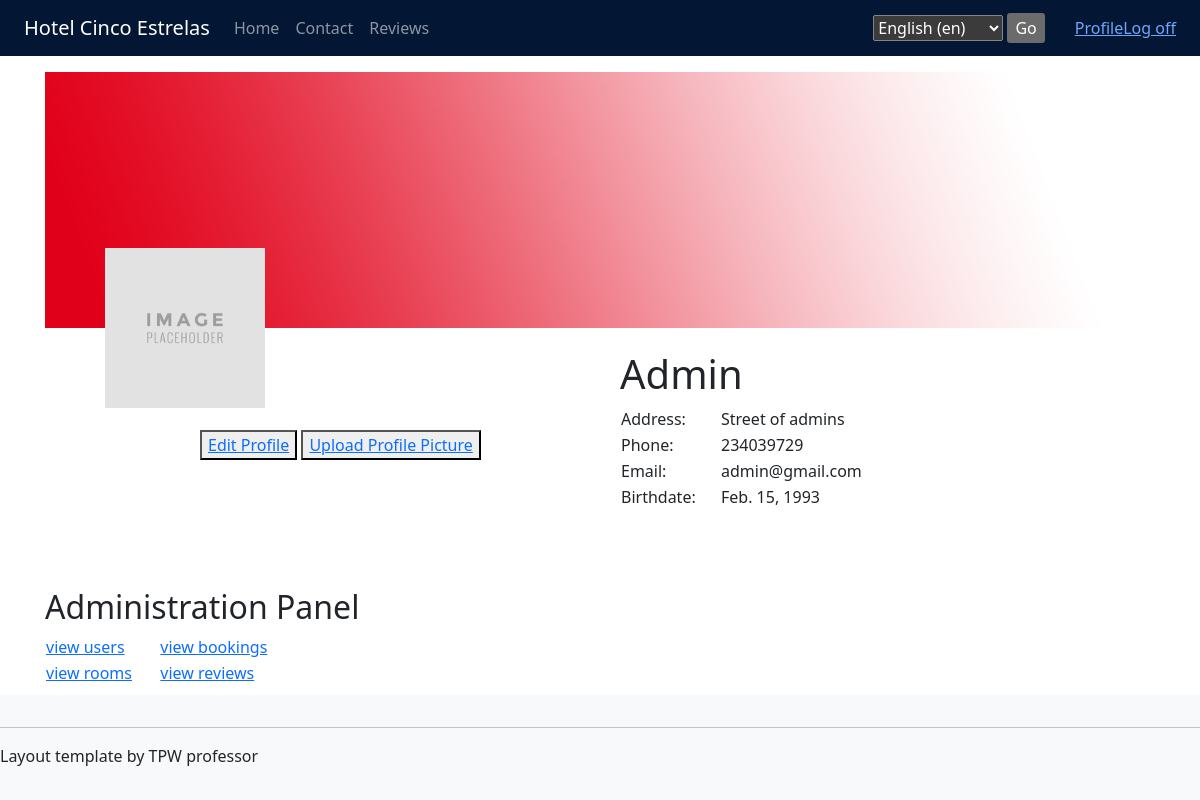
/profile/ (signed in), run on the app's committed database.
### app/models.py (models this page shows, shortened)
class User(models.Model):
    name = models.CharField(max_length=100)
    email = models.EmailField(max_length=100, unique=True)
    password = models.CharField(max_length=20)
    phone = models.CharField(max_length=9)
    address = models.CharField(max_length=100)
    birthdate = models.DateField()
    rooms = models.ManyToManyField('Room', through='Booking')
    image = models.ImageField(upload_to='images/', null=True, blank=True, default=None)
    objects = UserManager()

### app/views.py (the view)
# urls.py: path('profile/', views.profile, name='profile'),
@login_required()
def profile(request):
    user = User.objects.get(id=request.user.id)
    bookings = Booking.objects.filter(user_id=user.id)
    params = {
        'name': user.name,
        'email': user.email,
        'password': user.password,
        'image': user.image,
        'phone': user.phone,
        'address': user.address,
        'birthdate': user.birthdate,
        'bookings': bookings,
    }
    return render(request, 'profile.html', params)

### app/templates/profile.html (shortened to what this page needs)
{% extends "layout.html" %}
{% load static %}
{% block content %}
    <section id="profile" style="margin-bottom: 100px;">
        <div id="banner">
            {% if user.is_superuser %}
                <img src="{% static 'images/RedWhite.png' %}" alt="banner" style="width: 100%; height: 16em;">
            {% else %}
                <img src="{% static 'images/GreenWhite.png' %}" alt="banner" style="width: 100%; height: 16em;">
            {% endif %}
        </div>
        <div style="position:relative; left: 60px; top: -80px;">
            {% if image %}
                <img src="{{ image }}" alt="profile" style="height: 160px; aspect-ratio: 1;">
            {% else %}
                <img src="{% static 'images/Untitled.png' %}" alt="profile picture"
                     style="height: 160px; aspect-ratio: 1;">
            {% endif %}
        </div>
        <div class="float-child child1">
            <button><a href={% url 'profile_edit' %} style="margin:auto;">Edit Profile</a></button>
            <button><a href={% url 'upload_file' %} style="margin:auto;">Upload Profile Picture</a></button>
        </div>
        <div class="float-child child2">
            <h1>{{ name }}</h1>
            <table>
                <tr>
                    <td class="contact">Address:</td>
                    <td>{{ address }}</td>
                </tr>
                <tr>
                    <td class="contact">Phone:</td>
                    <td>{{ phone }}</td>
                </tr>
                <tr>
                    <td class="contact">Email:</td>
                    <td>{{ email }}</td>
                </tr>
                <tr>
                    <td class="contact">Birthdate:</td>
                    <td>{{ birthdate }}</td>
                </tr>
            </table>
        </div>
    </section>
    {% if user.is_superuser %}
        <section id="admin">
            <h2>Administration Panel</h2>
            <table style="width: 16em;">
                <tr>
                    <td><a href='/functionalities/admin/users'>view users</a></td>
                    <td><a href='/functionalities/admin/bookings'>view bookings</a></td>
                </tr>
                <tr>
                    <td><a href='/functionalities/admin/rooms'>view rooms</a></td>
                    <td><a href='/functionalities/admin/reviews'>view reviews</a></td>
                </tr>
            </table>
        </section>
    {% else %}
        <section>
            <h2>Bookings:</h2>
            <p>No bookings yet.</p>
        </section>
    {% endif %}
{% endblock %}

### app/templates/profile.html (style rules this page uses)
.float-child { width: 35%; float: left; padding: 20px; }
.child1 { position: absolute; top: 410px; left: 15%; }
.child2 { position: absolute; top: 330px; right: 15%; }
.contact { width: 100px; }

### data on the page
User: name "Admin", address "Street of admins", phone "234039729", email "admin@gmail.com", birthdate "Feb. 15, 1993"

### other printed values
form field language "English (en)"
